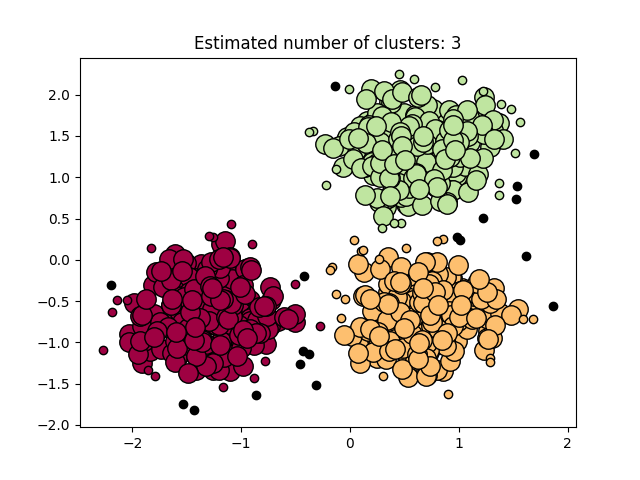

The script that drew this image:
import numpy as np

from sklearn.datasets import make_blobs
from sklearn.preprocessing import StandardScaler

# #############################################################################
# Generate sample data
centers = [[1, 1], [-1, -1], [1, -1]]
X, labels_true = make_blobs(n_samples=750, centers=centers, cluster_std=0.4,
                            random_state=0)
X = StandardScaler().fit_transform(X)

# #############################################################################
# Compute DBSCAN

# from sklearn.cluster import DBSCAN
from dbscan import sklDBSCAN as DBSCAN
db = DBSCAN(eps=0.3, min_samples=10).fit(X)
core_samples_mask = np.zeros_like(db.labels_, dtype=bool)
core_samples_mask[db.core_sample_indices_] = True
labels = db.labels_

# OR direct call of the C API:
# from dbscan import DBSCAN
# labels, core_samples_mask = DBSCAN(X, eps=0.3, min_samples=10)

# #############################################################################
# Metrics

from sklearn import metrics

# Number of clusters in labels, ignoring noise if present.
n_clusters_ = len(set(labels)) - (1 if -1 in labels else 0)
n_noise_ = list(labels).count(-1)

print('Estimated number of clusters: %d' % n_clusters_)
print('Estimated number of noise points: %d' % n_noise_)
print("Homogeneity: %0.3f" % metrics.homogeneity_score(labels_true, labels))
print("Completeness: %0.3f" % metrics.completeness_score(labels_true, labels))
print("V-measure: %0.3f" % metrics.v_measure_score(labels_true, labels))
print("Adjusted Rand Index: %0.3f"
      % metrics.adjusted_rand_score(labels_true, labels))
print("Adjusted Mutual Information: %0.3f"
      % metrics.adjusted_mutual_info_score(labels_true, labels))
print("Silhouette Coefficient: %0.3f"
      % metrics.silhouette_score(X, labels))

# #############################################################################
# Plot result
import matplotlib.pyplot as plt

# Black removed and is used for noise instead.
unique_labels = set(labels)
colors = [plt.cm.Spectral(each)
          for each in np.linspace(0, 1, len(unique_labels))]
for k, col in zip(unique_labels, colors):
    if k == -1:
        # Black used for noise.
        col = [0, 0, 0, 1]

    class_member_mask = (labels == k)

    xy = X[class_member_mask & core_samples_mask]
    plt.plot(xy[:, 0], xy[:, 1], 'o', markerfacecolor=tuple(col),
             markeredgecolor='k', markersize=14)

    xy = X[class_member_mask & ~core_samples_mask]
    plt.plot(xy[:, 0], xy[:, 1], 'o', markerfacecolor=tuple(col),
             markeredgecolor='k', markersize=6)

plt.title('Estimated number of clusters: %d' % n_clusters_)
plt.show()
